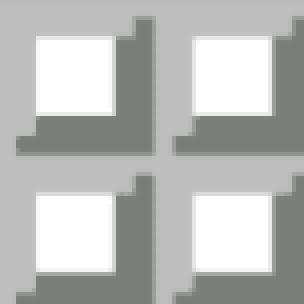
#> input picture steel.png, 76 x 76 px (shown 4 times larger)
$ python 'from PIL import Image.py'
#> lines starting #> are read from the running program, lines starting #| are printed output that depends on the picture
from PIL import Image
image_name = 'steel.png'
# Загрузка изображения
image = Image.open(image_name)
#> image is the input picture: PIL image 76x76 RGB; mean R, G, B 185.5, 186.5, 185.2

# Определение размеров каждой части
width, height = image.size
#> width = 76; height = 76
part_width = width // 4
#> part_width = 19
part_height = height // 4
#> part_height = 19

# Создание и сохранение каждой части
for i in range(4):
    for j in range(4):
        # Определение области вырезки
        left = i * part_width
        top = j * part_height
        right = (i + 1) * part_width
        bottom = (j + 1) * part_height
        box = (left, top, right, bottom)

        # Вырезание и сохранение части
        part = image.crop(box)
        part.save(f'{image_name[:-4]}_{i}_{j}.png')
#> this loop made 4 passes
#> pass 1, `part.save(f'{image_name[:-4]}_{i}_{j}.png')`:
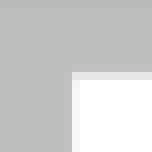
#> saved as steel_0_0.png: PIL image 19x19 RGB (shown 8 times larger); mean R, G, B 206.4, 207.1, 206.4
#> pass 1, `part.save(f'{image_name[:-4]}_{i}_{j}.png')`:
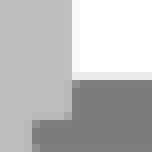
#> saved as steel_0_1.png: PIL image 19x19 RGB (shown 8 times larger); mean R, G, B 186.7, 187.7, 186.4
#> pass 1, `part.save(f'{image_name[:-4]}_{i}_{j}.png')`:
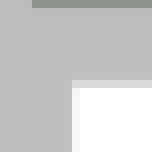
#> saved as steel_0_2.png: PIL image 19x19 RGB (shown 8 times larger); mean R, G, B 202.4, 203.2, 202.4
#> pass 1, `part.save(f'{image_name[:-4]}_{i}_{j}.png')`:
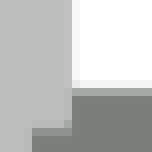
#> saved as steel_0_3.png: PIL image 19x19 RGB (shown 8 times larger); mean R, G, B 192.8, 193.7, 192.6
#> after the loop:
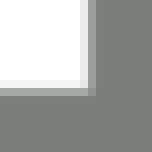
#> part: PIL image 19x19 RGB (shown 8 times larger); mean R, G, B 168.8, 170.2, 168.2
